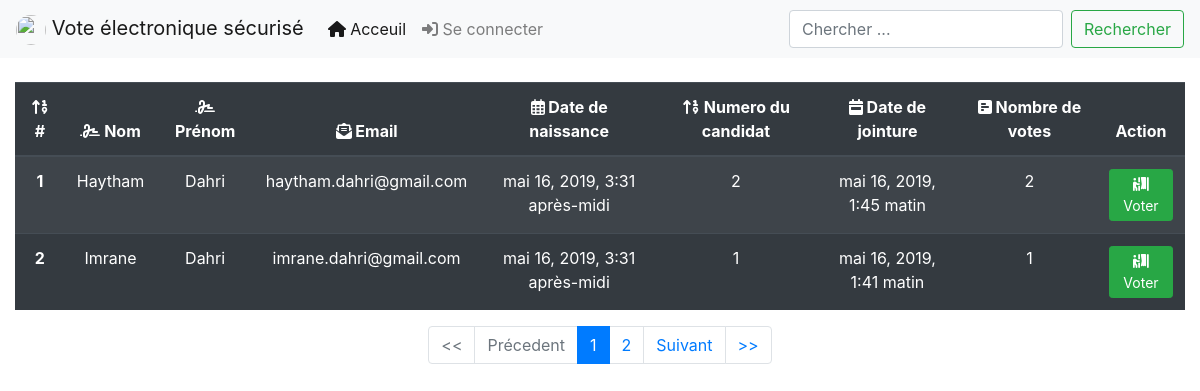
The page / on the database its author committed.
### SecuredVote/models.py (models this page shows, shortened)
class Candidate(models.Model):
    user = models.OneToOneField(User, on_delete=models.CASCADE)
    birth_date = models.DateTimeField(default=now, null=True)
    add_date = models.DateTimeField(default=now)
    @property
    def votesCounter(self):
        counter = 0
        for vote in Vote.objects.filter(candidate_id=self.id, is_valid=True):
            counter += 1
        return counter

### SecuredVote/views.py (the view, shortened to what this page needs)
# urls.py: 2. Add a URL to urlpatterns:  path('', Home.as_view(), name='home')
class Home(View):
    def get(self, request, *args, **kwargs):
        context = dict()
        search = request.GET.get("search" or None)
        if search is not None:
            candidates = Candidate.objects.filter(
                Q(user__first_name__contains=search) | Q(user__last_name__contains=search) |
                Q(user__username__contains=search) | Q(user__email__contains=search)
            )
        else:
            candidates = Candidate.objects.all()
        candidates = candidates.annotate(count=Count("vote__id")).order_by("-count")
        paginator = Paginator(candidates, 2)  # Show 2 candidates per page (Temprory until having a good number of candidates)
        page = request.GET.get("page")
        candidates = paginator.get_page(page)
        context["candidates"] = candidates
        return render(request, "vote/index.html", context)

### SecuredVote/forms.py
class SearchForm(forms.Form):
    search = forms.CharField(max_length=255, empty_value=False, widget=forms.TextInput(
        attrs={'class': 'form-control mr-sm-2', 'placeholder': 'Chercher ...', 'aria-label': 'Search',
               'type': 'search'}))

### SecuredVote/context_processor.py (called while the page is built)
def global_var(request):
    context = dict()
    search_form = SearchForm()
    context['search_form'] = search_form
    return context

### templates/vote/index.html (shortened to what this page needs)
{% extends 'vote/base.html' %}
{% load staticfiles %}
{% block content %}
    {% include 'vote/messages.html' %}
    <div class="table-responsive">
        <table align="center" class="table table-striped table-dark table-hover">
        <thead>
        <tr align="center">
            <th scope="col"><i class="fas fa-sort-numeric-up"></i> #</th>
            <th scope="col"><i class="fas fa-signature"></i> Nom</th>
            <th scope="col"><i class="fas fa-signature"></i> Prénom</th>
            <th scope="col"><i class="fas fa-envelope-open-text"></i> Email</th>
            <th scope="col"><i class="far fa-calendar-alt"></i> Date de naissance</th>
            <th scope="col"><i class="fas fa-sort-numeric-up"></i> Numero du candidat</th>
            <th scope="col"><i class="fas fa-calendar-week"></i> Date de jointure</th>
            <th scope="col"><i class="fas fa-poll-h"></i> Nombre de votes</th>
            <th scope="col">Action</th>
        </tr>
        </thead>
        <tbody>
        {% for candidate in candidates.object_list %}
            <tr align="center">
                <th scope="row">{{ candidate.user.pk }}</th>
                <td>{{ candidate.user.first_name }}</td>
                <td>{{ candidate.user.last_name }}</td>
                <td>{{ candidate.user.email }}</td>
                <td>{{ candidate.birth_date }}</td>
                <td>{{ candidate.pk }}</td>
                <td>{{ candidate.add_date }}</td>
                <td>{{ candidate.votesCounter }}</td>
                <td>
                    <form method="POST" action="{% url 'vote:make_vote' %}">
                        <button class="btn btn-success btn-sm"><i class="fas fa-person-booth"></i> Voter</button>
                    </form>
                </td>
            </tr>
        {% empty %}
            <tr>
                <td colspan="9" class="alert alert-warning text-center font-weight-bold">
                    <i class="fas fa-info-circle"></i> Aucun candidat n'a été trouvé!
                </td>
            </tr>
        {% endfor %}
        </tbody>
    </table>
    </div>
    {% if candidates.has_other_pages %}
        <nav aria-label="...">
            <ul class="pagination justify-content-center">
                {% if candidates.has_previous %}
                    <li class="page-item">
                        <a class="page-link"
                           href="{% url 'vote:home' %}?page=1{% if 'search' in request.GET %}&search={{ request.GET.search }}{% endif %}"
                           tabindex="-1" aria-disabled="true"><<</a>
                    </li>
                    <li class="page-item">
                        <a class="page-link"
                           href="{% url 'vote:home' %}?page=
                                   {{ candidates.previous_page_number }}{% if 'search' in request.GET %}&search={{ request.GET.search }}{% endif %}"
                           tabindex="-1" aria-disabled="true">Précedent</a>
                    </li>
                {% else %}
                    <li class="page-item disabled">
                        <a class="page-link" tabindex="-1" aria-disabled="true"><<</a>
                    </li>
                    <li class="page-item disabled">
                        <a class="page-link" tabindex="-1" aria-disabled="true">Précedent</a>
                    </li>
                {% endif %}
                {% for page_num in candidates.paginator.page_range %}
                    {% if candidates.number == page_num %}
                        <li class="page-item active" aria-current="page">
                            <a class="page-link"
                               href="{% url 'vote:home' %}?page={{ page_num }}{% if 'search' in request.GET %}&search={{ request.GET.search }}{% endif %}">{{ page_num }}
                                <span class="sr-only">(current)</span></a>
                        </li>
                    {% else %}
                        <li class="page-item"><a class="page-link"
                                                 href="{% url 'vote:home' %}?page={{ page_num }}{% if 'search' in request.GET %}&search={{ request.GET.search }}{% endif %}">{{ page_num }}</a>
                        </li>
                    {% endif %}
                {% endfor %}
                {% if candidates.has_next %}
                    <li class="page-item">
                        <a class="page-link" href="{% url 'vote:home' %}?page={{ candidates.next_page_number }}{% if 'search' in request.GET %}&search={{ request.GET.search }}{% endif %}">Suivant</a>
                    </li>
                    <li class="page-item">
                        <a class="page-link" href="{% url 'vote:home' %}?page={{ candidates.paginator.num_pages }}{% if 'search' in request.GET %}&search={{ request.GET.search }}{% endif %}">>></a>
                    </li>
                {% endif %}
            </ul>
        </nav>
    {% endif %}
{% endblock %}

### rows shown on the page
Candidate: user.pk "1", user.first_name "Haytham", user.last_name "Dahri", user.email "haytham.dahri@gmail.com", birth_date "mai 16, 2019, 3:31 après-midi", pk "2", add_date "mai 16, 2019, 1:45 matin", votesCounter "2"
Candidate: user.pk "2", user.first_name "Imrane", user.last_name "Dahri", user.email "imrane.dahri@gmail.com", birth_date "mai 16, 2019, 3:31 après-midi", pk "1", add_date "mai 16, 2019, 1:41 matin", votesCounter "1"

### other values the page prints
{{ page_num }} "1"
{{ page_num }} "2"
